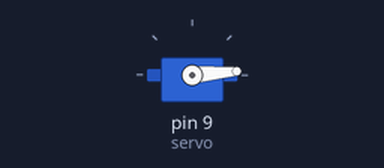
Simulated run of this sketch. Board: Arduino Uno, built with avr-gcc and run on an emulated ATmega328P. On the bench: servo.

Above: at 0.05 s.
At 0.6 s:
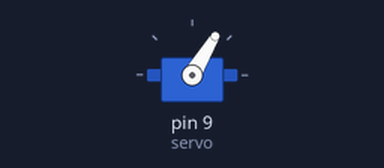
At 0.9 s:
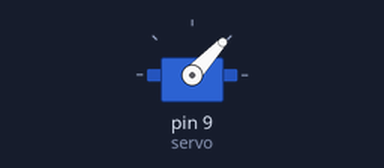
At 1.2 s:
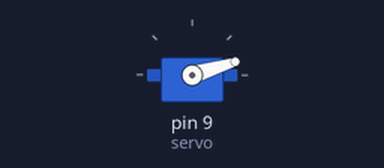
Timing chart, 0 to 3.1 s (numbered marks = the images above):
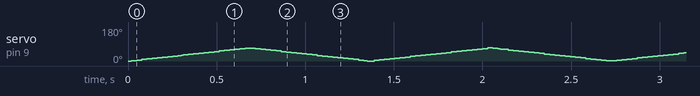

The sketch:

servo_test_robotics.ino
```cpp
#include <Servo.h>

Servo servo = Servo();

float angle = 0;

int direction = 1;

void setup() {
  // put your setup code here, to run once:
  servo.attach(9);
  servo.write(0);
}

void loop() {
  if (angle > 70 || angle < 0) direction *= -1;
  angle += direction * 0.01;
  servo.write(angle);

}
```
